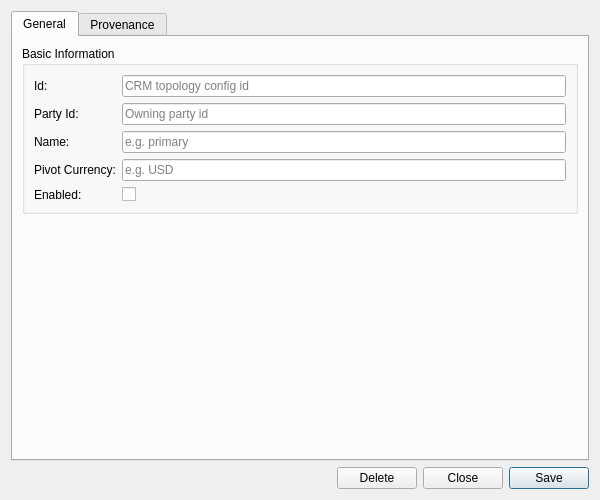
<?xml version="1.0" encoding="UTF-8"?>
<ui version="4.0">
 <class>CrmTopologyConfigDetailDialog</class>
 <widget class="QWidget" name="CrmTopologyConfigDetailDialog">
  <property name="geometry">
   <rect>
    <x>0</x>
    <y>0</y>
    <width>600</width>
    <height>500</height>
   </rect>
  </property>
  <property name="sizePolicy">
   <sizepolicy hsizetype="Preferred" vsizetype="Preferred">
    <horstretch>0</horstretch>
    <verstretch>0</verstretch>
   </sizepolicy>
  </property>
  <property name="minimumSize">
   <size>
    <width>600</width>
    <height>500</height>
   </size>
  </property>
  <property name="windowTitle">
   <string>CRM Topology Config Details</string>
  </property>
  <layout class="QVBoxLayout" name="verticalLayout">
   <item>
    <widget class="QTabWidget" name="tabWidget">
     <property name="currentIndex"><number>0</number></property>
     <widget class="QWidget" name="generalTab">
      <attribute name="title"><string>General</string></attribute>
      <layout class="QVBoxLayout" name="generalLayout">
       <item>
        <widget class="QGroupBox" name="basicInfoGroup">
         <property name="title">
          <string>Basic Information</string>
         </property>
         <layout class="QFormLayout" name="formLayout">
          <item row="0" column="0">
           <widget class="QLabel" name="labelId">
            <property name="text">
             <string>Id:</string>
            </property>
           </widget>
          </item>
          <item row="0" column="1">
           <widget class="QLineEdit" name="idEdit">
            <property name="placeholderText">
             <string>CRM topology config id</string>
            </property>
            <property name="readOnly">
             <bool>true</bool>
            </property>
           </widget>
          </item>
          <item row="1" column="0">
           <widget class="QLabel" name="labelPartyId">
            <property name="text">
             <string>Party Id:</string>
            </property>
           </widget>
          </item>
          <item row="1" column="1">
           <widget class="QLineEdit" name="partyIdEdit">
            <property name="placeholderText">
             <string>Owning party id</string>
            </property>
           </widget>
          </item>
          <item row="2" column="0">
           <widget class="QLabel" name="labelName">
            <property name="text">
             <string>Name:</string>
            </property>
           </widget>
          </item>
          <item row="2" column="1">
           <widget class="QLineEdit" name="nameEdit">
            <property name="placeholderText">
             <string>e.g. primary</string>
            </property>
           </widget>
          </item>
          <item row="3" column="0">
           <widget class="QLabel" name="labelPivotCurrencyCode">
            <property name="text">
             <string>Pivot Currency:</string>
            </property>
           </widget>
          </item>
          <item row="3" column="1">
           <widget class="QLineEdit" name="pivotCcyEdit">
            <property name="placeholderText">
             <string>e.g. USD</string>
            </property>
           </widget>
          </item>
          <item row="4" column="0">
           <widget class="QLabel" name="labelEnabled">
            <property name="text">
             <string>Enabled:</string>
            </property>
           </widget>
          </item>
          <item row="4" column="1">
           <widget class="QCheckBox" name="enabledCheckBox">
            <property name="text">
             <string/>
            </property>
           </widget>
          </item>
         </layout>
        </widget>
       </item>
       <item>
        <spacer name="verticalSpacer">
         <property name="orientation">
          <enum>Qt::Vertical</enum>
         </property>
         <property name="sizeHint" stdset="0">
          <size>
           <width>20</width>
           <height>40</height>
          </size>
         </property>
        </spacer>
       </item>
      </layout>
     </widget>
     <widget class="QWidget" name="provenanceTab">
      <attribute name="title"><string>Provenance</string></attribute>
      <layout class="QVBoxLayout" name="provenanceTabLayout">
       <item>
        <widget class="ores::qt::ProvenanceWidget" name="provenanceWidget" native="true"/>
       </item>
      </layout>
     </widget>
    </widget>
   </item>
   <item>
    <layout class="QHBoxLayout" name="buttonLayout">
     <item>
      <spacer name="horizontalSpacer">
       <property name="orientation">
        <enum>Qt::Horizontal</enum>
       </property>
       <property name="sizeHint" stdset="0">
        <size>
         <width>40</width>
         <height>20</height>
        </size>
       </property>
      </spacer>
     </item>
     <item>
      <widget class="QPushButton" name="deleteButton">
       <property name="text">
        <string>Delete</string>
       </property>
      </widget>
     </item>
     <item>
      <widget class="QPushButton" name="closeButton">
       <property name="text">
        <string>Close</string>
       </property>
      </widget>
     </item>
     <item>
      <widget class="QPushButton" name="saveButton">
       <property name="text">
        <string>Save</string>
       </property>
       <property name="default">
        <bool>true</bool>
       </property>
      </widget>
     </item>
    </layout>
   </item>
  </layout>
 </widget>
 <customwidgets>
  <customwidget>
   <class>ores::qt::ProvenanceWidget</class>
   <extends>QWidget</extends>
   <header>ores.qt/ProvenanceWidget.hpp</header>
  </customwidget>
 </customwidgets>
 <resources/>
 <connections/>
</ui>
